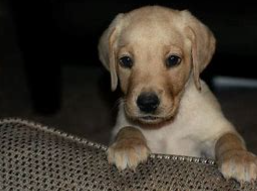
#> input picture pytorch/demo-code/2/dog.png, 257 x 191 px, given in place of 10_true.bmp, which was not available
$ jupyter execute --allow-errors ml.ipynb   (shell and % lines are left out)
#> lines starting #> are read from the running program, lines starting #| are printed output that depends on the picture; after the words box and inside, x2 and y2 are one past the last pixel; in counts of white or black regions, pixels touching at a corner belong together; pictures that were not available may be replaced by others from this repository, and a replacement may not be noted
### opencv-demo/gj/cContoursAnalyze.py
from enum import unique
from inspect import _void
from matplotlib.pyplot import contour
import numpy as np
import cv2
import time
import os

class AuxiliaryMeans():
    def __init__(self):
        pass
    #画斜矩形
    # [14 lines left out: function drawRotateRect, not called in this run]

class ContoursAnalyze():
    def __init__(self):
        self.template1 = 0
        self.step_i = 1#逐行比较的步长增大倍数
        self.tools = AuxiliaryMeans()
        pass

    def fg(self, img,threshold1,threshold2,b1, index_tune):
        img1 = cv2.cvtColor(img, cv2.COLOR_BGR2GRAY) #灰度化
        t0 = time.time()
        # print(b1)
        # b1 = cv2.getTrackbarPos('binaryTh', 'binary')
        retval, img_binary = cv2.threshold(img1, b1, 255, cv2.THRESH_BINARY) #

        # [4 lines of commented-out code are left out]
        img2 = cv2.Laplacian(img_binary, -1)

        #找轮廓并发现最大轮廓
        contours, hierarchy	= cv2.findContours(img2, cv2.RETR_EXTERNAL, cv2.CHAIN_APPROX_NONE)
        # contours, hierarchy	= cv2.findContours(img2, cv2.RETR_FLOODFILL, cv2.CHAIN_APPROX_NONE)
        contours = np.array(contours, dtype=object) #轮廓的长度不一样，无法表示为一个固定大小的numpy数组
        contours_size = np.array([len(s) for s in contours ])
        sort_index = np.argsort(-contours_size) #返回从大到小的索引,降序排列
        idx = sort_index[index_tune] #取一个轮廓，按t增加索引

        poly = cv2.approxPolyDP(contours[idx], 2, True) #多边形拟合
        hull = cv2.convexHull(contours[idx]) #轮廓凸包

        minRect = cv2.minAreaRect(contours[idx]) #轮廓最小包围矩形, ((x,y),(w,h), angle)
        temp = {"contours":contours, "contourIndex":idx,"poly":poly, "hull":hull, "minRect":minRect}

        return  temp

    #初始化模板
    def initTemplate(self, img):
        threshold1 = 50 #canny边缘检测阈值
        threshold2 = 200
        b1 = 120 #二值化阈值
        index_tune= 1 #轮廓的初始索引
        self.template1  = self.fg(img, threshold1, threshold2, b1, index_tune)


    #直接比较两个轮廓的形状，主要是利用矩
    # [140 lines left out: functions contoursCompare, rotateContoursCompare, lineComparsion, findIntersection, findIntersectionfilter, rotateContours and 3 more, not called in this run]


### opencv-demo/gj/ml.ipynb
[cell 1]
import seaborn as sns
from inspect import _void
from turtle import mode
import numpy as np
import cv2
import time
import os
from cContoursAnalyze import ContoursAnalyze, AuxiliaryMeans
from sklearn.svm import SVC # "Support vector classifier"
import matplotlib.pyplot as plt
sns.set()

[cell 2]
test_dir = 'E:\\temp\\gj\\back_light\\2\\'
test_dir = 'E:\\temp\\gj\\back_light\\3\\'


files_name = os.listdir(test_dir)
imgs_name = [] #只取.bmp文件
for name in files_name:
    if name.split('.')[-1] == 'bmp':
        imgs_name.append(name)


#初始化参数
threshold1 = 50 #canny边缘检测阈值
threshold2 = 200
b1 = 120 #二值化阈值
index_tune= 1 #轮廓的初始索引
index_img = 0 #图片的初始索引

analyzer = ContoursAnalyze()
tools = AuxiliaryMeans()

#设置模板
imgtep = cv2.imread(os.path.join(test_dir, "10_true.bmp"), 1)
#> imgtep is the input picture: shape (191, 257, 3); mean B, G, R 48.4, 58.6, 66.3
analyzer.initTemplate(imgtep)
#> in fg, `img1 = cv2.cvtColor(img, cv2.COLOR_BGR2GRAY)`:
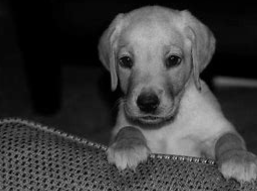
#> img1: shape (191, 257); min 0, max 195, mean 59.8
#> in fg, `retval, img_binary = cv2.threshold(img1, b1, 255, cv2.THRESH_BINARY)`:
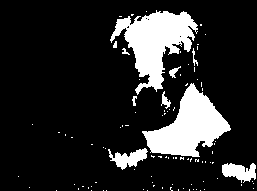
#> img_binary: shape (191, 257); 16.1% white; 95 white regions (85 under 20 px), largest, box (x1, y1, x2, y2) and area: (110, 10, 198, 95) 3423, (142, 83, 231, 157) 3181, (222, 163, 256, 183) 447
#> in fg, `retval, img_binary = cv2.threshold(img1, b1, 255, cv2.THRESH_BINARY)`: retval = 120
#> in fg, `img2 = cv2.Laplacian(img_binary, -1)`:
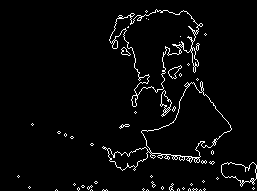
#> img2: shape (191, 257); 3.4% white in thin lines or dots, all inside (x1, y1, x2, y2) = (17, 9, 257, 191)
#> in fg, `contours, hierarchy	= cv2.findContours(img2, cv2.RETR_EXTERNAL, cv2.CH..`: contours = 49 contours, 43 with area under 20; largest, box (x1, y1, x2, y2) and area: (102, 81, 232, 171) 3980, (109, 9, 203, 107) 3914, (221, 162, 257, 187) 527, (160, 90, 172, 117) 136, (168, 65, 182, 79) 77, (121, 47, 131, 56) 38
#> in fg, `contours_size = np.array([len(s) for s in contours ])`: contours_size = 49 values, max 485 at index 48, min 4 at index 0, mean 29.86
#> in fg, `sort_index = np.argsort(-contours_size)`: sort_index = 49 values, max 48 at index 0, min 0 at index 39, mean 24
#> in fg, `idx = sort_index[index_tune]`: idx = 39
#> in fg, `poly = cv2.approxPolyDP(contours[idx], 2, True)`: poly = contour of 56 points, box (x1, y1, x2, y2) (102, 82, 232, 171), area 4001
#> in fg, `hull = cv2.convexHull(contours[idx])`: hull = contour of 14 points, box (x1, y1, x2, y2) (102, 81, 232, 171), area 6722
#> in fg, `minRect = cv2.minAreaRect(contours[idx])`: minRect = ((169.6, 139.5), (121.2, 70.3), -37.3)
#> in initTemplate, `self.template1  = self.fg(img, threshold1, threshold2, b1, index_tune)`: self.template1 = 5 items

ratio_num = 7
train_file_list = imgs_name[0: ratio_num]
test_file_list = imgs_name[ratio_num:]

[cell 3]
def get_features(file_list):
    X = []; y=[]
    for imgName in file_list:
        imgpath = os.path.join(test_dir, imgName)
        img = cv2.imread(imgpath, 1)
        contoursFeatures = analyzer.fg(img, threshold1, threshold2, b1, index_tune)
        contours, idx, poly, hull, minRect = contoursFeatures["contours"], contoursFeatures["contourIndex"]\
        ,contoursFeatures["poly"],contoursFeatures["hull"],contoursFeatures["minRect"]

        arc = cv2.arcLength(contours[idx], True) #轮廓周长
        minCircle = cv2.minEnclosingCircle(poly) #最小包围圆（（x,y), radius)
        comScore =  analyzer.contoursCompare(contoursFeatures) #不旋转轮廓，直接比对，返回float类型分数

        feature = [arc, comScore, minCircle[0][0], minCircle[0][1], minCircle[1],
                minRect[0][0],minRect[0][1], minRect[1][0], minRect[1][1], minRect[2]]

        X.append(feature)

        tag = imgName.split('.')[0]
        tag = tag.split('_')[-1]
        if tag == 'false':
            y.append(0)
        else:
            y.append(1)

    return np.array(X), np.array(y)
